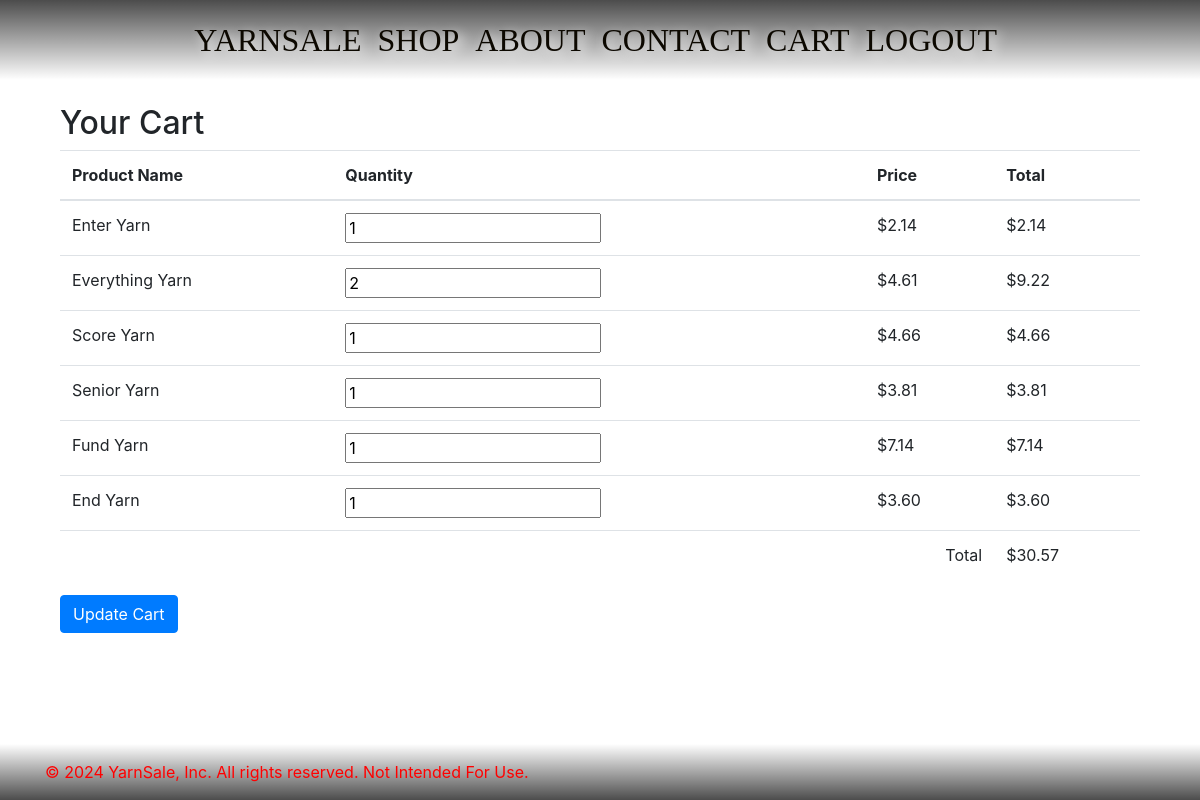
The app's page /cart/ (signed in), older data.
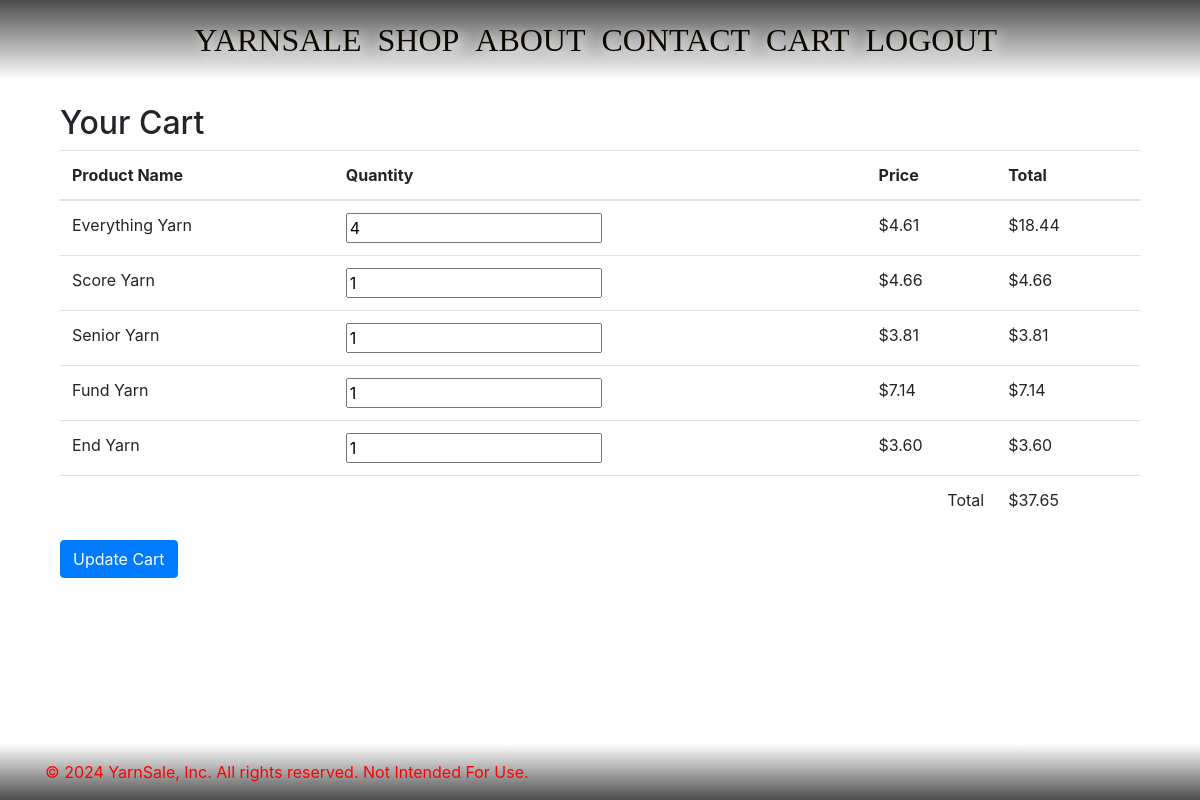
The same page, newer data.
### shop/models.py (models this page shows, shortened)
class CartItem(models.Model):
    cart = models.ForeignKey(Cart, related_name='items', on_delete=models.CASCADE)
    product = models.ForeignKey(Product, on_delete=models.CASCADE)
    quantity = models.IntegerField(default=1)

class Product(models.Model):
    name = models.CharField(max_length=100)
    description = models.TextField()
    price = models.IntegerField()
    image = models.ImageField(upload_to='product_images/', blank=True, null=True)

### frontend/views.py (the view)
# urls.py: path('cart/', views.view_cart, name='view_cart'),
@login_required
def view_cart(request):
    try:
        cart = Cart.objects.get(user=request.user)
        cart_items = CartItem.objects.filter(cart=cart)
    except Cart.DoesNotExist:
        cart_items = []
    for item in cart_items:
        item.total_price = item.quantity * item.product.price
    total_cost = 0
    try:
        cart = Cart.objects.get(user=request.user)
        cart_items = CartItem.objects.filter(cart=cart)
        for item in cart_items:
            item.total_price = item.quantity * item.product.price
            total_cost += item.total_price
    except Cart.DoesNotExist:
        cart_items = []
    return render(request, 'cart.html', {'cart_items': cart_items, 'total_cost': total_cost})

### frontend/templatetags/shop_filters.py (called while the page is built)
@register.filter(name='cents_to_dollars')
def cents_to_dollars(value):
    return "{:.2f}".format(float(value) / 100.0)

### frontend/templates/cart.html (shortened to what this page needs)
{% extends 'base.html' %}
{% load shop_filters %}
{% block content %}
<div class="container">
    <h2>Your Cart</h2>
    {% if cart_items %}
        <form method="post" action="{% url 'update_cart' %}">
            <table class="table">
                <thead>
                    <tr>
                        <th>Product Name</th>
                        <th>Quantity</th>
                        <th>Price</th>
                        <th>Total</th>
                    </tr>
                </thead>
                <tbody>
                    {% for item in cart_items %}
                        <tr>
                            <td>{{ item.product.name }}</td>
                            <td>
                                <input type="number" name="quantity_{{ item.id }}" value="{{ item.quantity }}" min="0" onchange="updateQuantity({{ item.id }}, this.value)">
                            </td>
                            <td>${{ item.product.price|cents_to_dollars }}</td>
                            <td>${{ item.total_price|cents_to_dollars }}</td>
                        </tr>
                    {% endfor %}
                </tbody>
                <tfoot>
                    <tr>
                        <td colspan="3" style="text-align:right;">Total</td>
                        <td>${{ total_cost|cents_to_dollars }}</td>
                    </tr>
                </tfoot>
            </table>
            <button type="submit" class="btn btn-primary">Update Cart</button>
        </form>
    {% else %}
        <p>Your cart is empty.</p>
    {% endif %}
</div>
{% endblock %}

Row changes from the older to the newer data that the page shows:
removed CartItem: product.name "Enter Yarn", quantity "1", product.price|cents_to_dollars "2.14", total_price|cents_to_dollars "2.14"
changed CartItem "Everything Yarn": quantity "2" → "4"; total_price|cents_to_dollars "9.22" → "18.44"
Text that changed along with them:
{{ total_cost|cents_to_dollars }}: "30.57" → "37.65"
